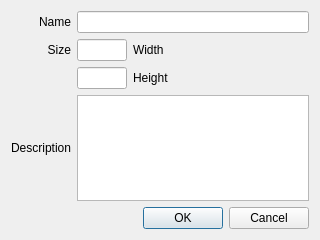
<?xml version="1.0" encoding="UTF-8"?>
<ui version="4.0">
 <class>DgMapProperties</class>
 <widget class="QDialog" name="DgMapProperties">
  <property name="geometry">
   <rect>
    <x>0</x>
    <y>0</y>
    <width>320</width>
    <height>240</height>
   </rect>
  </property>
  <property name="windowTitle">
   <string>Map Properties</string>
  </property>
  <layout class="QVBoxLayout" name="verticalLayout">
   <item>
    <layout class="QGridLayout" name="gridLayout">
     <item row="3" column="0">
      <widget class="QLabel" name="label_description">
       <property name="text">
        <string>Description</string>
       </property>
       <property name="alignment">
        <set>Qt::AlignRight|Qt::AlignTrailing|Qt::AlignVCenter</set>
       </property>
      </widget>
     </item>
     <item row="1" column="0">
      <widget class="QLabel" name="label_size">
       <property name="text">
        <string>Size</string>
       </property>
       <property name="alignment">
        <set>Qt::AlignRight|Qt::AlignTrailing|Qt::AlignVCenter</set>
       </property>
      </widget>
     </item>
     <item row="0" column="1">
      <widget class="QLineEdit" name="text_name"/>
     </item>
     <item row="0" column="0">
      <widget class="QLabel" name="label_name">
       <property name="text">
        <string>Name</string>
       </property>
       <property name="alignment">
        <set>Qt::AlignRight|Qt::AlignTrailing|Qt::AlignVCenter</set>
       </property>
      </widget>
     </item>
     <item row="1" column="1">
      <layout class="QHBoxLayout" name="horizontalLayout_3">
       <item>
        <widget class="QLineEdit" name="lineEdit">
         <property name="sizePolicy">
          <sizepolicy hsizetype="Fixed" vsizetype="Fixed">
           <horstretch>0</horstretch>
           <verstretch>0</verstretch>
          </sizepolicy>
         </property>
         <property name="maximumSize">
          <size>
           <width>50</width>
           <height>16777215</height>
          </size>
         </property>
        </widget>
       </item>
       <item>
        <widget class="QLabel" name="label_width">
         <property name="text">
          <string>Width</string>
         </property>
        </widget>
       </item>
       <item>
        <spacer name="horizontalSpacer">
         <property name="orientation">
          <enum>Qt::Horizontal</enum>
         </property>
         <property name="sizeHint" stdset="0">
          <size>
           <width>40</width>
           <height>20</height>
          </size>
         </property>
        </spacer>
       </item>
      </layout>
     </item>
     <item row="2" column="1">
      <layout class="QHBoxLayout" name="horizontalLayout">
       <item>
        <widget class="QLineEdit" name="lineEdit_2">
         <property name="sizePolicy">
          <sizepolicy hsizetype="Fixed" vsizetype="Fixed">
           <horstretch>0</horstretch>
           <verstretch>0</verstretch>
          </sizepolicy>
         </property>
         <property name="maximumSize">
          <size>
           <width>50</width>
           <height>16777215</height>
          </size>
         </property>
        </widget>
       </item>
       <item>
        <widget class="QLabel" name="label_height">
         <property name="text">
          <string>Height</string>
         </property>
        </widget>
       </item>
       <item>
        <spacer name="horizontalSpacer_2">
         <property name="orientation">
          <enum>Qt::Horizontal</enum>
         </property>
         <property name="sizeHint" stdset="0">
          <size>
           <width>40</width>
           <height>20</height>
          </size>
         </property>
        </spacer>
       </item>
      </layout>
     </item>
     <item row="3" column="1">
      <widget class="QPlainTextEdit" name="plainTextEdit"/>
     </item>
    </layout>
   </item>
   <item>
    <widget class="QDialogButtonBox" name="buttonBox">
     <property name="orientation">
      <enum>Qt::Horizontal</enum>
     </property>
     <property name="standardButtons">
      <set>QDialogButtonBox::Cancel|QDialogButtonBox::Ok</set>
     </property>
    </widget>
   </item>
  </layout>
 </widget>
 <resources/>
 <connections>
  <connection>
   <sender>buttonBox</sender>
   <signal>accepted()</signal>
   <receiver>DgMapProperties</receiver>
   <slot>accept()</slot>
   <hints>
    <hint type="sourcelabel">
     <x>248</x>
     <y>254</y>
    </hint>
    <hint type="destinationlabel">
     <x>157</x>
     <y>274</y>
    </hint>
   </hints>
  </connection>
  <connection>
   <sender>buttonBox</sender>
   <signal>rejected()</signal>
   <receiver>DgMapProperties</receiver>
   <slot>reject()</slot>
   <hints>
    <hint type="sourcelabel">
     <x>316</x>
     <y>260</y>
    </hint>
    <hint type="destinationlabel">
     <x>286</x>
     <y>274</y>
    </hint>
   </hints>
  </connection>
 </connections>
</ui>
